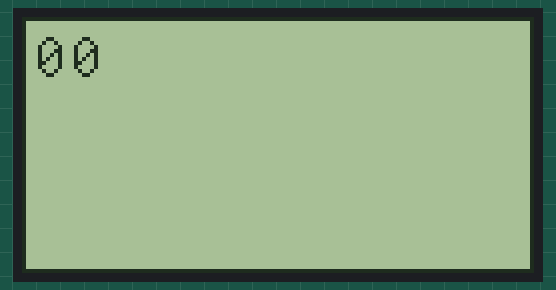
The sketch below on a simulated Arduino Uno, built with avr-gcc and run on an emulated ATmega328P. Parts: 128×64 one-colour display.

Above: at 0.1 s.
At 0.7 s:
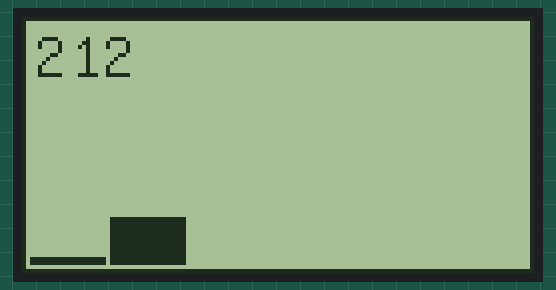

The sketch:

CoinDisplayTest.ino
```cpp
#include <U8glib.h>

U8GLIB_ST7920_128X64 u8g(13, 11, 10, U8G_PIN_NONE);
// SPI Com: SCK = en = 3, MOSI = rw = 9, CS = di = 8

int a = 5;
int b = 25;
int c = 15;
int d = 20;
int e = 25;
int g = 30;

int agraph;
int bgraph;
//agraph = map(a,0,100,0,50);

int areverse;
int breverse;


void draw(void) {
// graphic commands to redraw the complete screen should be placed here
//u8g.setFont(u8g_font_courB12);
u8g.setFont(u8g_font_unifont);
//u8g.setFont(u8g_font_osb21);
//u8g.drawStr( 2, 2, agraph);
u8g.drawFrame(0,0,128,64);
u8g.drawBox(2,areverse,19,(agraph));
u8g.drawBox(22,breverse,19,(bgraph));
u8g.setPrintPos(3,15);
u8g.print(agraph);
u8g.setPrintPos(12,15);
u8g.print(bgraph);
}

void setup() {
  // put your setup code here, to run once:
// flip screen, if required
u8g.setRot180();

// set SPI backup if required
//u8g.setHardwareBackup(u8g_backup_avr_spi);
// assign default color value
if ( u8g.getMode() == U8G_MODE_R3G3B2 )
u8g.setColorIndex(255); // white
else if ( u8g.getMode() == U8G_MODE_GRAY2BIT )
u8g.setColorIndex(3); // max intensity
else if ( u8g.getMode() == U8G_MODE_BW )
u8g.setColorIndex(1); // pixel on
}

void loop() {
  // put your main code here, to run repeatedly:
  // picture loop
u8g.firstPage();

do {
draw();
} while( u8g.nextPage() );

// rebuild the picture after some delay

agraph = map(a,0,100,0,50);
bgraph = map(b,0,100,0,50);
areverse = 62 - agraph;
breverse = 62 - bgraph;
delay(500);

}
```
